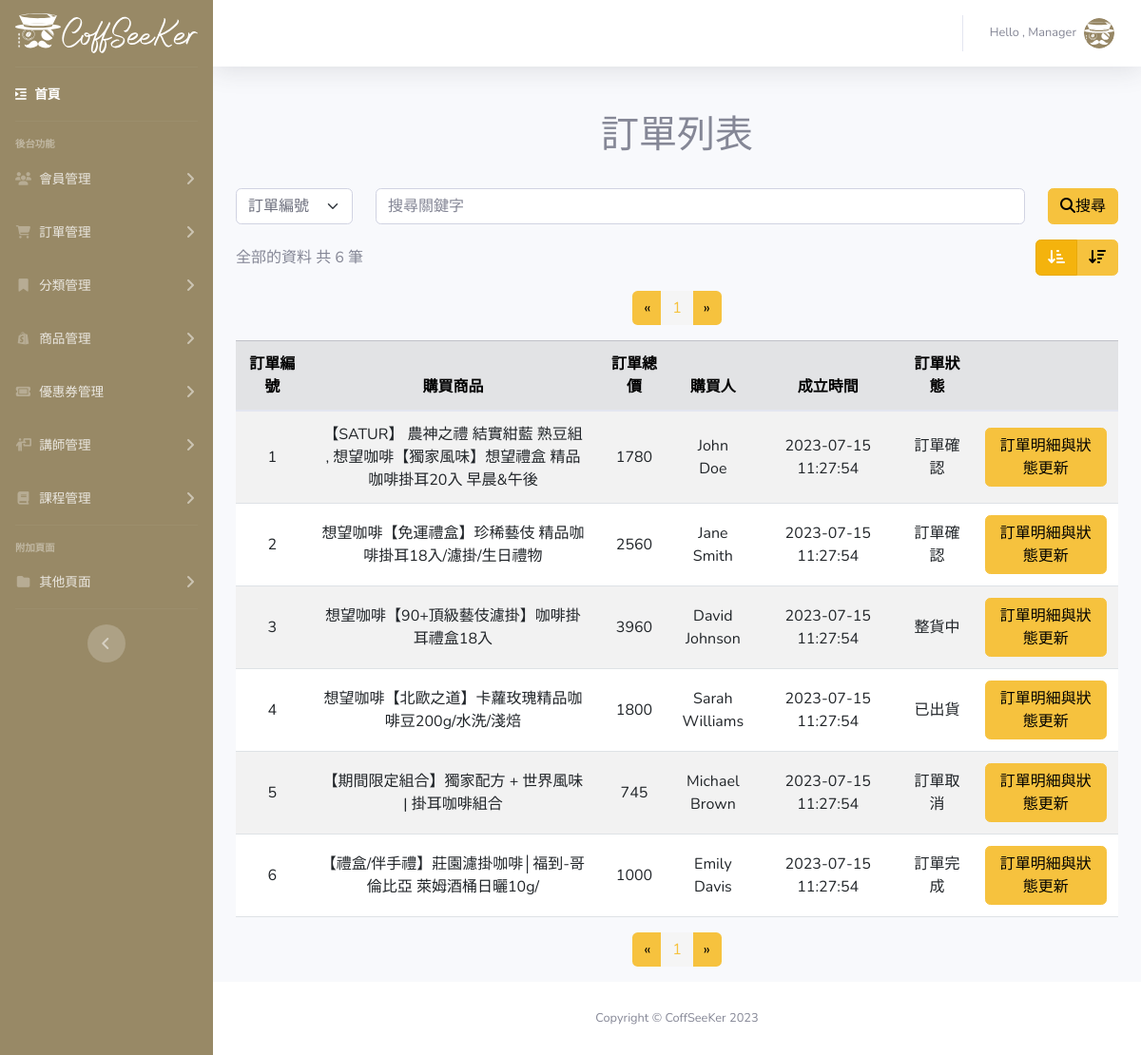
The app's page /Coffseeker-Admin/order-list.php with its own data.
### tables this page shows
CREATE TABLE `orders` (
  `order_id` int(11) NOT NULL,
  `order_products` varchar(300) NOT NULL,
  `order_amount` varchar(50) NOT NULL,
  `order_price` int(10) NOT NULL,
  `order_user` varchar(30) NOT NULL,
  `order_created_at` datetime NOT NULL,
  `order_state` int(10) NOT NULL
);

CREATE TABLE `order_states` (
  `states_id` int(11) NOT NULL,
  `states_valid` tinyint(4) NOT NULL,
  `states` varchar(10) NOT NULL
);

### Coffseeker-Admin/order-list.php (the view, shortened to what this page needs)
<?php
require_once("../db_connect.php");
$page = $_GET["page"] ?? 1;
$sqlTotal = "SELECT order_id FROM orders";
$resultTotal = $conn->query($sqlTotal);
$totalUser = $resultTotal->num_rows;
$perPage=10;
$totalPage=ceil($totalUser/$perPage);
$type=$_GET["type"] ?? 1;
if($type==1){
    $ADESC="ASC";
}elseif($type==2){
    $ADESC="DESC";
}else{
    header("location: ../404.php");
}
$startItem = ($page - 1) * $perPage;
$ordersql = "SELECT orders.* ,
order_states.states FROM orders
JOIN order_states ON order_states.states_valid = orders.order_state
ORDER BY order_id $ADESC  LIMIT $startItem, $perPage";
$getOrder = $conn->query($ordersql);
$orders = $getOrder->fetch_all(MYSQLI_ASSOC);
?>
<!DOCTYPE html>
<html lang="en">
<head>
    <?php include("modal/template.php") ?>
</head>
<body id="page-top">
    <div id="wrapper">
        <?php include("modal/sidebar.php") ?>
        <div id="content-wrapper" class="d-flex flex-column">
            <div id="content">
                <?php include("modal/topbar.php") ?>
                <div class="container-fluid">
                    <h1 class="text-center py-4">訂單列表</h1>
                    <div class="pb-2">
                        <form action="order-search.php" method="get">
                            <div class="row gx-2">
                                <div class="col-auto">
                                    <select class="form-select form-control" aria-label="Grade" name="select" id="select">
                                        <option value="order_id" selected>訂單編號</option>
                                    </select>
                                </div>
                                <div class="col">
                                    <input type="text" class="form-control" placeholder="搜尋關鍵字" name="keyword">
                                </div>
                                <div class="col-auto">
                                    <button class="btn btn-warning" type="submit">
                                        <i class="fa-solid fa-magnifying-glass"></i>搜尋
                                    </button>
                                </div>
                            </div>
                        </form>
                    </div>
                    <div class="pb-2 d-flex justify-content-between align-items-center">
                        <div>
                            全部的資料 共 <?= $totalUser ?> 筆
                        </div>
                        <div class="py-2 d-flex justify-content-end">
                            <div class="btn-group">
                                <a href="order-list.php?page=<?= $page ?>&type=1" class="btn btn-warning <?php
                                if($type==1)echo "active";
                                ?>"><i class="fa-solid fa-arrow-down-short-wide"></i></a>
                                <a href="order-list.php?page=<?= $page ?>&type=2" class="btn btn-warning <?php
                                if($type==2)echo "active";
                                ?>"><i class="fa-solid fa-arrow-down-wide-short"></i></i></a>
                            </div>
                        </div>
                    </div>
                    <div class="d-flex justify-content-center">
                            <nav aria-label="Page navigation example">
                                <?php
                                $prevPage = $page - 1;
                                $nextPage = $page + 1;
                                ?>
                                <ul class="pagination">
                                    <li class="page-item">
                                        <a class="page-link border-0 bg-warning" href="order-list.php?page=<?php if($prevPage == 0){echo 1;}else{echo $prevPage;} ?>&type=<?= $type ?>">
                                            <span aria-hidden="true">&laquo;</span>
                                        </a>
                                    </li>
                                    <?php
                                    $startPage = max($page - 4, 1);
                                    $endPage = min($startPage + 4, $totalPage);?>
                                    <?php for ($i = $startPage; $i <= $endPage; $i++) : ?>
                                        <li class="page-item <?php if ($i == $page) echo "active";?>">
                                            <a class="page-link text-warning border-0" href="order-list.php?page=<?= $i ?>&type=<?= $type ?>"><?= $i ?></a>
                                        </li>
                                    <?php endfor; ?>
                                    <li class="page-item">
                                        <a class="page-link border-0 bg-warning" href="order-list.php?page=<?php if($nextPage > $totalPage){echo $nextPage-1;}else{echo $nextPage;} ?>&type=<?= $type ?>">
                                            <span aria-hidden="true">&raquo;</span>
                                        </a>
                                    </li>
                                </ul>
                            </nav>
                        </div>
                    <table class="table table-striped text-center table-hover">
                        <thead class="table-secondary">
                            <tr>
                                <th class="col-1">訂單編號</th>
                                <th class="col-4">購買商品</th>
                                <th class="col-1">訂單總價</th>
                                <th class="col-1">購買人</th>
                                <th class="col-2">成立時間</th>
                                <th class="col-1">訂單狀態</th>
                                <th class="col-2"></th>
                            </tr>
                        </thead>
                        <tbody>
                            <?php foreach ($orders as $order) : ?>
                                <tr>
                                    <td>
                                        <?= $order["order_id"]; ?>
                                    </td>
                                    <td>
                                        <?= $order["order_products"]; ?>
                                    </td>
                                    <td>
                                        <?= $order["order_price"]; ?>
                                    </td>
                                    <td>
                                        <?= $order["order_user"]; ?>
                                    </td>
                                    <td>
                                        <?= $order["order_created_at"]; ?>
                                    </td>
                                    <td>
                                        <?= $order["states"]; ?>
                                    </td>
                                    <td>
                                        <a class="btn btn-warning" href="order-detail-Edit.php?order_id=<?= $order["order_id"] ?>">訂單明細與狀態更新</a>
                                    </td>
                                </tr>
                            <?php endforeach; ?>
                        </tbody>
                    </table>
                    <div class="d-flex justify-content-center">
                            <nav aria-label="Page navigation example">
                                <?php
                                $prevPage = $page - 1;
                                $nextPage = $page + 1;
                                ?>
                                <ul class="pagination">
                                    <li class="page-item">
                                        <a class="page-link border-0 bg-warning" href="order-list.php?page=<?php if($prevPage == 0){echo 1;}else{echo $prevPage;} ?>&type=<?= $type ?>">
                                            <span aria-hidden="true">&laquo;</span>
                                        </a>
                                    </li>
                                    <?php
                                    $startPage = max($page - 4, 1);
                                    $endPage = min($startPage + 4, $totalPage);?>
                                    <?php for ($i = $startPage; $i <= $endPage; $i++) : ?>
                                        <li class="page-item <?php if ($i == $page) echo "active";?>">
                                            <a class="page-link text-warning border-0" href="order-list.php?page=<?= $i ?>&type=<?= $type ?>"><?= $i ?></a>
                                        </li>
                                    <?php endfor; ?>
                                    <li class="page-item">
                                        <a class="page-link border-0 bg-warning" href="order-list.php?page=<?php if($nextPage > $totalPage){echo $nextPage-1;}else{echo $nextPage;} ?>&type=<?= $type ?>">
                                            <span aria-hidden="true">&raquo;</span>
                                        </a>
                                    </li>
                                </ul>
                            </nav>
                        </div>
                </div>
            </div>
            <?php include("modal/footer.php") ?>
        </div>
    </div>
</body>
</html>

### Coffseeker-Admin/css/style.css (style rules this page uses)
:root { --milky:#988966; }
.btn-warning { color: black; }
.bg-warning { color: black; }

### records on screen
orders: order_id "1", order_products "【SATUR】 農神之禮 結實紺藍 熟豆組 , 想望咖啡【獨家風味】想望禮盒 精品咖啡掛耳20入 早晨&午後", order_price "1780", order_user "John Doe", order_created_at "2023-07-15 11:27:54", order_states.states "訂單確認"
orders: order_id "2", order_products "想望咖啡【免運禮盒】珍稀藝伎 精品咖啡掛耳18入/濾掛/生日禮物", order_price "2560", order_user "Jane Smith", order_created_at "2023-07-15 11:27:54", order_states.states "訂單確認"
orders: order_id "3", order_products "想望咖啡【90+頂級藝伎濾掛】咖啡掛耳禮盒18入", order_price "3960", order_user "David Johnson", order_created_at "2023-07-15 11:27:54", order_states.states "整貨中"
orders: order_id "4", order_products "想望咖啡【北歐之道】卡蘿玫瑰精品咖啡豆200g/水洗/淺焙", order_price "1800", order_user "Sarah Williams", order_created_at "2023-07-15 11:27:54", order_states.states "已出貨"
orders: order_id "5", order_products "【期間限定組合】獨家配方 + 世界風味 | 掛耳咖啡組合", order_price "745", order_user "Michael Brown", order_created_at "2023-07-15 11:27:54", order_states.states "訂單取消"
orders: order_id "6", order_products "【禮盒/伴手禮】莊園濾掛咖啡│福到-哥倫比亞 萊姆酒桶日曬10g/", order_price "1000", order_user "Emily Davis", order_created_at "2023-07-15 11:27:54", order_states.states "訂單完成"

### other values on screen
$totalUser "6"
